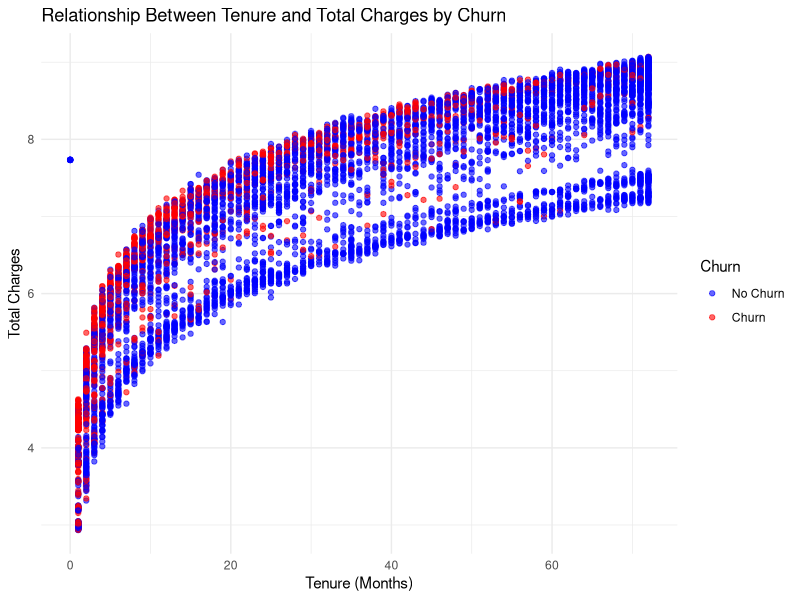
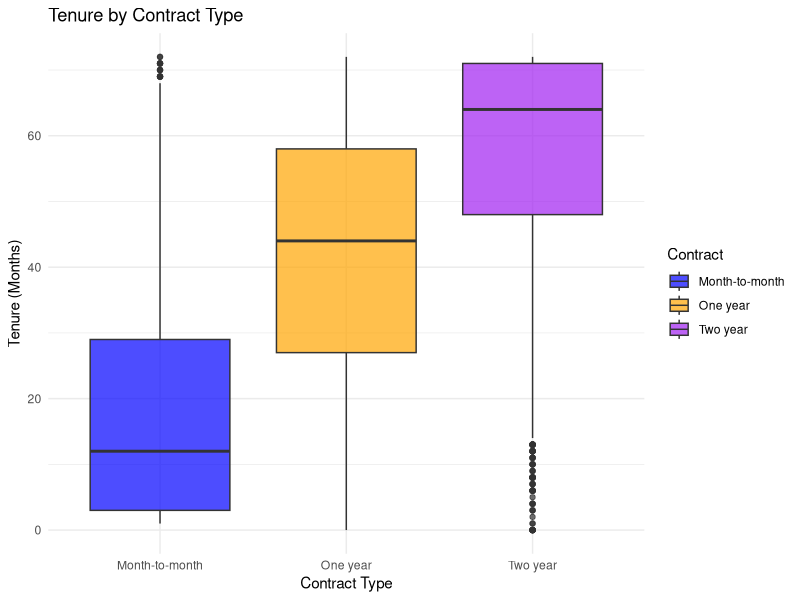
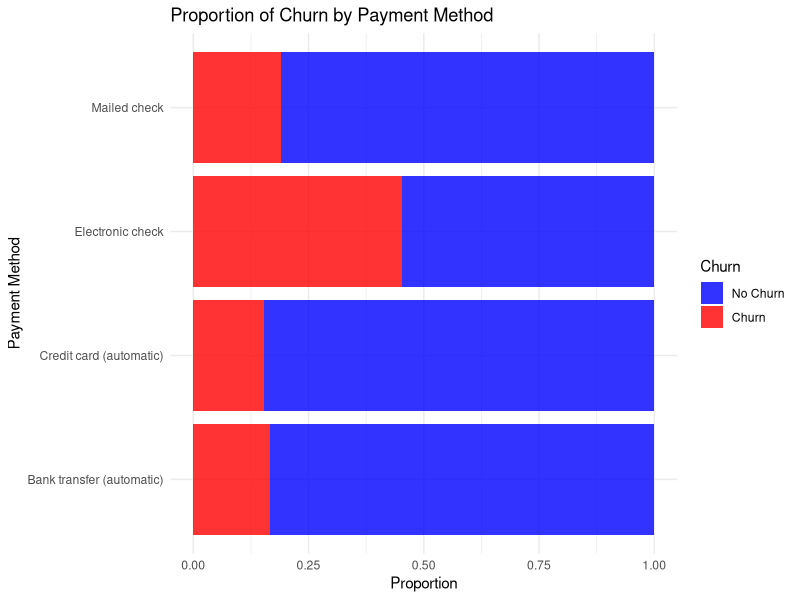
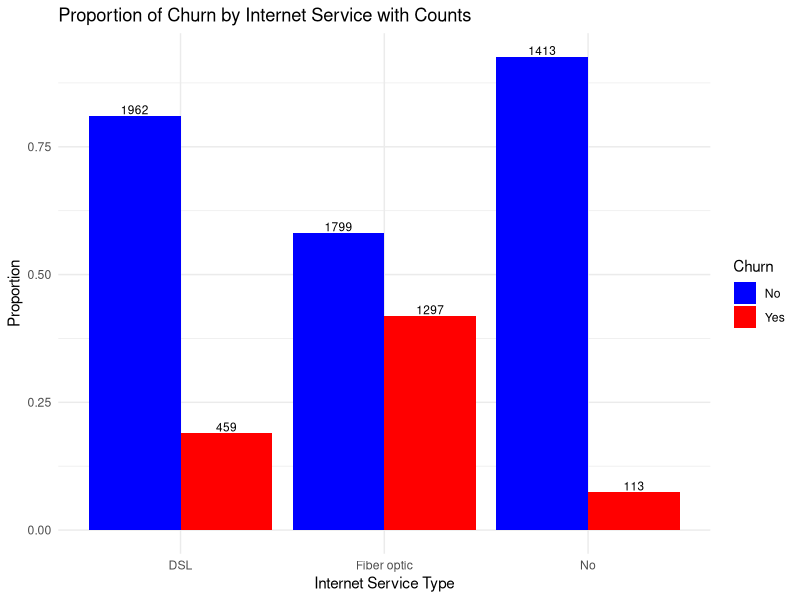
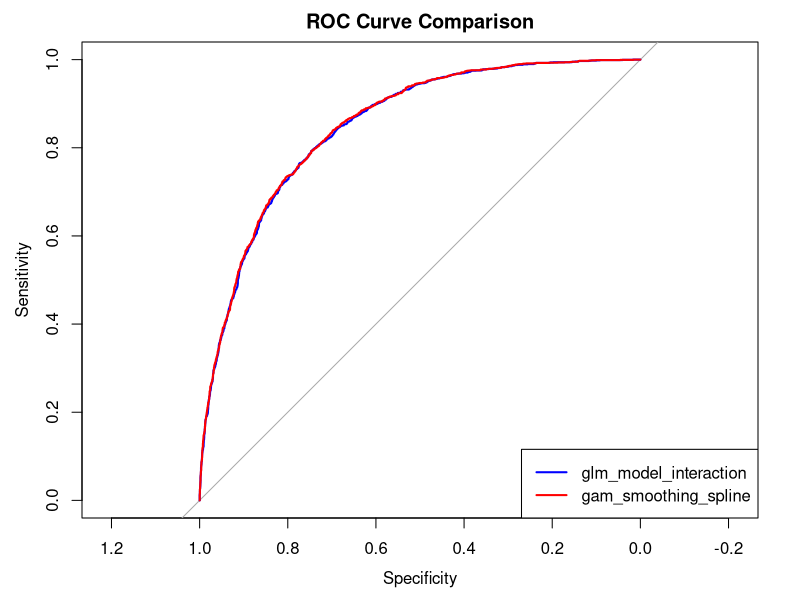

Here is the R script that generated these plots, in order:
# Load required libraries
library(ggplot2)
library(dplyr)
library(mgcv)
library(pROC)
library(caret)

# ---- Preparation ----

# Load the data
data <- read.csv("telecom_customers_churn_cleaned.csv")
data$Churn <- ifelse(data$Churn == "Yes", 1, 0)
# Ensure variables are factors
data$Contract <- as.factor(data$Contract)
data$PaymentMethod <- as.factor(data$PaymentMethod)
data$Churn <- as.factor(data$Churn)
data$TotalCharges <- log(data$TotalCharges)
data$MonthlyCharges <- log(data$MonthlyCharges)
data$InternetService <- as.factor(data$InternetService)

# ---- Exploratory Data Analysis ----
# Plot: Tenure vs. TotalCharges by Churn
ggplot(data, aes(x = tenure, y = TotalCharges, color = Churn)) +
  geom_point(alpha = 0.6) +
  labs(
    title = "Relationship Between Tenure and Total Charges by Churn",
    x = "Tenure (Months)",
    y = "Total Charges"
  ) +
  scale_color_manual(values = c("blue", "red"), labels = c("No Churn", "Churn")) +
  theme_minimal()

# Plot: Tenure by Contract Type
ggplot(data, aes(x = Contract, y = tenure, fill = Contract)) +
  geom_boxplot(alpha = 0.7) +
  labs(
    title = "Tenure by Contract Type",
    x = "Contract Type",
    y = "Tenure (Months)"
  ) +
  scale_fill_manual(values = c("blue", "orange", "purple")) +
  theme_minimal()

# Plot: Churn by Payment Method

ggplot(data, aes(x = PaymentMethod, fill = Churn)) +
  geom_bar(position = "fill", alpha = 0.8) +
  labs(
    title = "Proportion of Churn by Payment Method",
    x = "Payment Method",
    y = "Proportion"
  ) +
  scale_fill_manual(values = c("blue", "red"), labels = c("No Churn", "Churn")) +
  theme_minimal() +
  coord_flip()

# Plot: Churn Proportion by Internet Service
# Create a dataset for proportions and counts
proportion_df <- data %>%
  group_by(InternetService, Churn) %>%
  summarise(Count = n()) %>%
  mutate(Total = sum(Count),
         Proportion = Count / Total)

# Plot the bar chart with counts displayed
ggplot(proportion_df, aes(x = InternetService, y = Proportion, fill = as.factor(Churn))) +
  geom_bar(stat = "identity", position = "dodge") +
  geom_text(aes(label = Count), position = position_dodge(width = 0.9), vjust = -0.2, size = 3) +
  labs(
    title = "Proportion of Churn by Internet Service with Counts",
    x = "Internet Service Type",
    y = "Proportion",
    fill = "Churn"
  ) +
  scale_fill_manual(values = c("blue", "red"), labels = c("No", "Yes")) +
  theme_minimal()

# ---- Fit the GLM model ----
# Set 'No service' as the reference level for InternetService
data$InternetService <- relevel(data$InternetService, ref = "No")
# Confirm reference level
cat("Reference level for 'Contract':", levels(data$Contract)[1], "\n")
cat("Reference level for 'InternetService':", levels(data$InternetService)[1], "\n")
# Fit the GLM with interaction terms
glm_model_interaction <- glm(Churn ~ SeniorCitizen + Contract + PaymentMethod + 
                               tenure + TotalCharges + 
                               InternetService + OnlineSecurity + TechSupport + 
                               PaperlessBilling + MultipleLines, 
                             family = binomial, data = data)
# Check the summary
summary(glm_model_interaction)



# Check for model overfitting by evaluating on training and test dataset

# Split data into training and test sets
set.seed(123)
train_indices <- sample(1:nrow(data), 0.7 * nrow(data))
train_data <- data[train_indices, ]
test_data <- data[-train_indices, ]

# Predict on training and test data
train_preds <- predict(glm_model_interaction, train_data, type = "response")
test_preds <- predict(glm_model_interaction, test_data, type = "response")

# Calculate performance metrics
library(pROC)
train_auc <- roc(train_data$Churn, train_preds)$auc
test_auc <- roc(test_data$Churn, test_preds)$auc

cat("Train AUC:", train_auc, "\n")
cat("Test AUC:", test_auc, "\n")


# ---- Cross-Validation ----
# Set up cross-validation
control <- trainControl(method = "cv", number = 10) # 10-fold cross-validation

# Train the model
cv_model <- train(Churn ~ SeniorCitizen + Contract + PaymentMethod + 
                    tenure + MonthlyCharges + TotalCharges + 
                    InternetService + InternetService:MonthlyCharges, 
                  data = data, method = "glm", family = "binomial", trControl = control)

# Check cross-validation results
print(cv_model)


# --- GAM with non-linear patterns ---
data$TotalCharges_centered <- data$TotalCharges- mean(data$TotalCharges)
cat("Reference level for 'Contract':", levels(data$Contract)[1], "\n")
cat("Reference level for 'InternetService':", levels(data$InternetService)[1], "\n")
gam_smoothing_spline <- gam(Churn ~ SeniorCitizen + Contract + PaymentMethod + 
                              s(tenure) + s(TotalCharges_centered) + 
                              InternetService + OnlineSecurity + TechSupport + 
                              PaperlessBilling + MultipleLines, 
                            family = binomial, data = data, select=TRUE)
summary(gam_smoothing_spline)

# ---- Compare models ----

# Compare ROC curves
# Predictions for glm_model
pred1 <- predict(glm_model_interaction, type = "response")
roc1 <- roc(data$Churn, pred1)

# Predictions for gam_model
pred2 <- predict(gam_smoothing_spline, type = "response")
roc2 <- roc(data$Churn, pred2)

# Plot ROC curves
plot(roc1, col = "blue", lwd = 2, main = "ROC Curve Comparison")
lines(roc2, col = "red", lwd = 2)
legend("bottomright", legend = c("glm_model_interaction", "gam_smoothing_spline"),
       col = c("blue", "red"), lwd = 2)

auc1 <- auc(roc1)
auc2 <- auc(roc2)
cat("AUC of Model glm_model_interaction:", auc1, "\n")
cat("AUC of Model gam_smoothing_spline:", auc2, "\n")

# Compare the models using the Anova test
anova(glm_model_interaction, gam_smoothing_spline, test = "Chisq")

# Compare the models using AIC
AIC(glm_model_interaction, gam_smoothing_spline)